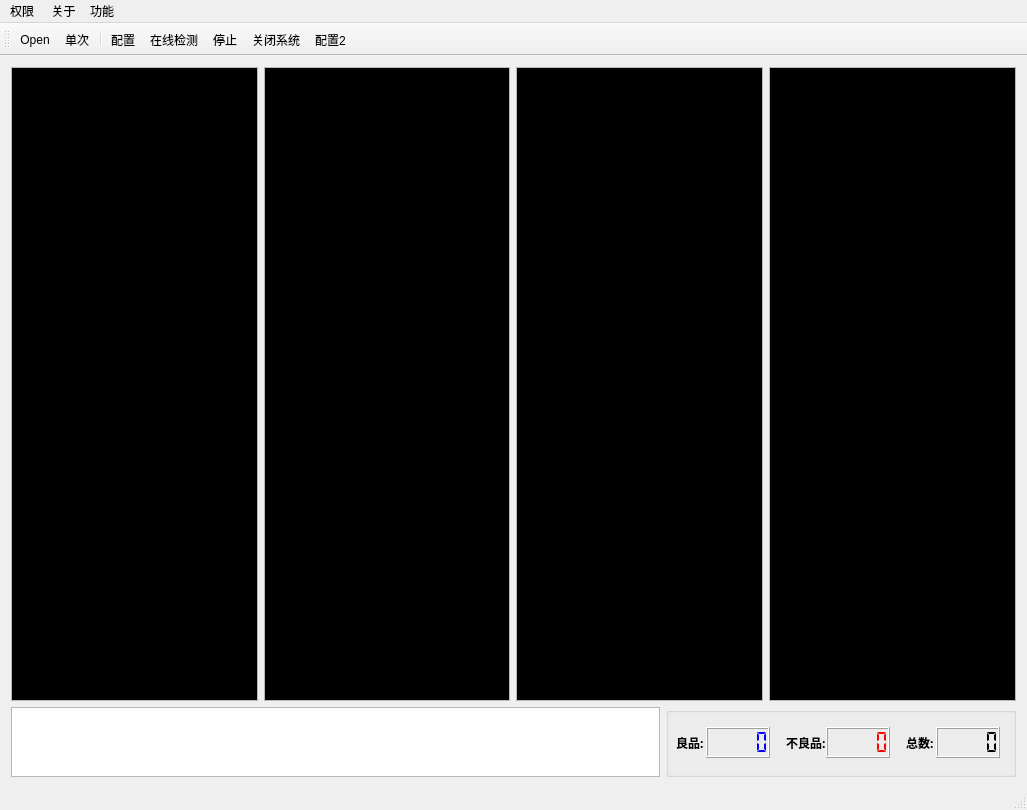
<?xml version="1.0" encoding="UTF-8"?>
<ui version="4.0">
 <class>helloClass</class>
 <widget class="QMainWindow" name="helloClass">
  <property name="geometry">
   <rect>
    <x>0</x>
    <y>0</y>
    <width>1027</width>
    <height>810</height>
   </rect>
  </property>
  <property name="windowTitle">
   <string>换向器外观检测系统</string>
  </property>
  <property name="windowIcon">
   <iconset resource="hello.qrc">
    <normaloff>:/logo/Resources/fivision.ico</normaloff>:/logo/Resources/fivision.ico</iconset>
  </property>
  <property name="toolButtonStyle">
   <enum>Qt::ToolButtonIconOnly</enum>
  </property>
  <widget class="QWidget" name="centralWidget">
   <layout class="QVBoxLayout" name="verticalLayout">
    <item>
     <layout class="QHBoxLayout" name="horizontalLayout">
      <item>
       <widget class="QScrollArea" name="scrollArea_Left">
        <property name="sizePolicy">
         <sizepolicy hsizetype="Expanding" vsizetype="Preferred">
          <horstretch>0</horstretch>
          <verstretch>0</verstretch>
         </sizepolicy>
        </property>
        <property name="widgetResizable">
         <bool>true</bool>
        </property>
        <widget class="QWidget" name="scrollAreaWidgetContentsLeft">
         <property name="geometry">
          <rect>
           <x>0</x>
           <y>0</y>
           <width>245</width>
           <height>343</height>
          </rect>
         </property>
         <layout class="QVBoxLayout" name="verticalLayout_2">
          <property name="leftMargin">
           <number>0</number>
          </property>
          <property name="topMargin">
           <number>0</number>
          </property>
          <property name="rightMargin">
           <number>0</number>
          </property>
          <property name="bottomMargin">
           <number>0</number>
          </property>
          <item>
           <widget class="QGraphicsView" name="LeftPicView">
            <property name="sizePolicy">
             <sizepolicy hsizetype="Preferred" vsizetype="Preferred">
              <horstretch>0</horstretch>
              <verstretch>0</verstretch>
             </sizepolicy>
            </property>
            <property name="maximumSize">
             <size>
              <width>1677215</width>
              <height>16777215</height>
             </size>
            </property>
            <property name="styleSheet">
             <string notr="true">background-color: rgb(0, 0, 0);</string>
            </property>
           </widget>
          </item>
         </layout>
        </widget>
       </widget>
      </item>
      <item>
       <widget class="QScrollArea" name="scrollArea_Middle">
        <property name="widgetResizable">
         <bool>true</bool>
        </property>
        <widget class="QWidget" name="scrollAreaWidgetContentsMiddle">
         <property name="geometry">
          <rect>
           <x>0</x>
           <y>0</y>
           <width>245</width>
           <height>343</height>
          </rect>
         </property>
         <layout class="QVBoxLayout" name="verticalLayout_4">
          <property name="leftMargin">
           <number>0</number>
          </property>
          <property name="topMargin">
           <number>0</number>
          </property>
          <property name="rightMargin">
           <number>0</number>
          </property>
          <property name="bottomMargin">
           <number>0</number>
          </property>
          <item>
           <widget class="QGraphicsView" name="MiddlePicView">
            <property name="styleSheet">
             <string notr="true">background-color: rgb(0, 0, 0);</string>
            </property>
           </widget>
          </item>
         </layout>
        </widget>
       </widget>
      </item>
      <item>
       <widget class="QScrollArea" name="scrollArea_SecondRight">
        <property name="widgetResizable">
         <bool>true</bool>
        </property>
        <widget class="QWidget" name="scrollAreaWidgetContentsSecondRight">
         <property name="geometry">
          <rect>
           <x>0</x>
           <y>0</y>
           <width>246</width>
           <height>343</height>
          </rect>
         </property>
         <layout class="QVBoxLayout" name="verticalLayout_5">
          <property name="leftMargin">
           <number>0</number>
          </property>
          <property name="topMargin">
           <number>0</number>
          </property>
          <property name="rightMargin">
           <number>0</number>
          </property>
          <property name="bottomMargin">
           <number>0</number>
          </property>
          <item>
           <widget class="QGraphicsView" name="SecondRightPicView">
            <property name="sizePolicy">
             <sizepolicy hsizetype="Preferred" vsizetype="Preferred">
              <horstretch>0</horstretch>
              <verstretch>0</verstretch>
             </sizepolicy>
            </property>
            <property name="minimumSize">
             <size>
              <width>0</width>
              <height>0</height>
             </size>
            </property>
            <property name="styleSheet">
             <string notr="true">background-color: rgb(0, 0, 0);</string>
            </property>
            <property name="resizeAnchor">
             <enum>QGraphicsView::NoAnchor</enum>
            </property>
           </widget>
          </item>
         </layout>
        </widget>
       </widget>
      </item>
      <item>
       <widget class="QScrollArea" name="scrollArea_Right">
        <property name="sizePolicy">
         <sizepolicy hsizetype="Expanding" vsizetype="Preferred">
          <horstretch>0</horstretch>
          <verstretch>0</verstretch>
         </sizepolicy>
        </property>
        <property name="minimumSize">
         <size>
          <width>0</width>
          <height>0</height>
         </size>
        </property>
        <property name="widgetResizable">
         <bool>true</bool>
        </property>
        <widget class="QWidget" name="scrollAreaWidgetContentsRight">
         <property name="geometry">
          <rect>
           <x>0</x>
           <y>0</y>
           <width>245</width>
           <height>343</height>
          </rect>
         </property>
         <property name="minimumSize">
          <size>
           <width>0</width>
           <height>0</height>
          </size>
         </property>
         <layout class="QVBoxLayout" name="verticalLayout_3">
          <property name="leftMargin">
           <number>0</number>
          </property>
          <property name="topMargin">
           <number>0</number>
          </property>
          <property name="rightMargin">
           <number>0</number>
          </property>
          <property name="bottomMargin">
           <number>0</number>
          </property>
          <item>
           <widget class="QGraphicsView" name="RightPicView">
            <property name="sizePolicy">
             <sizepolicy hsizetype="Preferred" vsizetype="Preferred">
              <horstretch>0</horstretch>
              <verstretch>0</verstretch>
             </sizepolicy>
            </property>
            <property name="minimumSize">
             <size>
              <width>0</width>
              <height>0</height>
             </size>
            </property>
            <property name="styleSheet">
             <string notr="true">background-color: rgb(0, 0, 0);</string>
            </property>
            <property name="resizeAnchor">
             <enum>QGraphicsView::NoAnchor</enum>
            </property>
           </widget>
          </item>
         </layout>
        </widget>
       </widget>
      </item>
     </layout>
    </item>
    <item>
     <layout class="QHBoxLayout" name="horizontalLayout_2">
      <item>
       <widget class="QTableView" name="tableView_left">
        <property name="maximumSize">
         <size>
          <width>16777215</width>
          <height>70</height>
         </size>
        </property>
       </widget>
      </item>
      <item>
       <widget class="QGroupBox" name="groupBox">
        <property name="minimumSize">
         <size>
          <width>350</width>
          <height>0</height>
         </size>
        </property>
        <property name="maximumSize">
         <size>
          <width>16777215</width>
          <height>70</height>
         </size>
        </property>
        <property name="title">
         <string/>
        </property>
        <widget class="QLCDNumber" name="lcdNumber_good">
         <property name="geometry">
          <rect>
           <x>40</x>
           <y>20</y>
           <width>64</width>
           <height>31</height>
          </rect>
         </property>
         <property name="styleSheet">
          <string notr="true">color: rgb(0, 0, 255);</string>
         </property>
         <property name="segmentStyle">
          <enum>QLCDNumber::Flat</enum>
         </property>
        </widget>
        <widget class="QLCDNumber" name="lcdNumber_bad">
         <property name="geometry">
          <rect>
           <x>160</x>
           <y>20</y>
           <width>64</width>
           <height>31</height>
          </rect>
         </property>
         <property name="styleSheet">
          <string notr="true">color: rgb(255, 0, 0);</string>
         </property>
         <property name="segmentStyle">
          <enum>QLCDNumber::Flat</enum>
         </property>
        </widget>
        <widget class="QLabel" name="label">
         <property name="geometry">
          <rect>
           <x>10</x>
           <y>30</y>
           <width>54</width>
           <height>12</height>
          </rect>
         </property>
         <property name="font">
          <font>
           <family>Aharoni</family>
           <weight>75</weight>
           <bold>true</bold>
          </font>
         </property>
         <property name="text">
          <string>良品:</string>
         </property>
        </widget>
        <widget class="QLCDNumber" name="lcdNumber_total">
         <property name="geometry">
          <rect>
           <x>270</x>
           <y>20</y>
           <width>64</width>
           <height>31</height>
          </rect>
         </property>
         <property name="segmentStyle">
          <enum>QLCDNumber::Flat</enum>
         </property>
        </widget>
        <widget class="QLabel" name="label_2">
         <property name="geometry">
          <rect>
           <x>120</x>
           <y>30</y>
           <width>54</width>
           <height>12</height>
          </rect>
         </property>
         <property name="font">
          <font>
           <family>Aharoni</family>
           <weight>75</weight>
           <bold>true</bold>
          </font>
         </property>
         <property name="text">
          <string>不良品:</string>
         </property>
        </widget>
        <widget class="QLabel" name="label_3">
         <property name="geometry">
          <rect>
           <x>240</x>
           <y>30</y>
           <width>54</width>
           <height>12</height>
          </rect>
         </property>
         <property name="font">
          <font>
           <family>Aharoni</family>
           <weight>75</weight>
           <bold>true</bold>
          </font>
         </property>
         <property name="text">
          <string>总数:</string>
         </property>
        </widget>
       </widget>
      </item>
     </layout>
    </item>
   </layout>
  </widget>
  <widget class="QMenuBar" name="menuBar">
   <property name="geometry">
    <rect>
     <x>0</x>
     <y>0</y>
     <width>1027</width>
     <height>23</height>
    </rect>
   </property>
   <widget class="QMenu" name="menu">
    <property name="title">
     <string> 关于</string>
    </property>
    <addaction name="About"/>
   </widget>
   <widget class="QMenu" name="menu_2">
    <property name="title">
     <string>权限</string>
    </property>
    <addaction name="OnEnginer"/>
    <addaction name="OnOperator"/>
   </widget>
   <widget class="QMenu" name="menu_3">
    <property name="title">
     <string>功能</string>
    </property>
    <addaction name="OnLRC"/>
    <addaction name="OnDeltaDebug"/>
   </widget>
   <addaction name="menu_2"/>
   <addaction name="menu"/>
   <addaction name="menu_3"/>
  </widget>
  <widget class="QToolBar" name="mainToolBar">
   <property name="sizePolicy">
    <sizepolicy hsizetype="Preferred" vsizetype="Maximum">
     <horstretch>0</horstretch>
     <verstretch>0</verstretch>
    </sizepolicy>
   </property>
   <property name="maximumSize">
    <size>
     <width>15000</width>
     <height>48</height>
    </size>
   </property>
   <property name="sizeIncrement">
    <size>
     <width>0</width>
     <height>48</height>
    </size>
   </property>
   <property name="iconSize">
    <size>
     <width>48</width>
     <height>48</height>
    </size>
   </property>
   <attribute name="toolBarArea">
    <enum>TopToolBarArea</enum>
   </attribute>
   <attribute name="toolBarBreak">
    <bool>false</bool>
   </attribute>
   <addaction name="Open"/>
   <addaction name="OnRun"/>
   <addaction name="separator"/>
   <addaction name="Configure"/>
   <addaction name="OnLineRun"/>
   <addaction name="OnStop"/>
   <addaction name="ShutDown"/>
   <addaction name="Configure2"/>
  </widget>
  <widget class="QStatusBar" name="statusBar">
   <property name="enabled">
    <bool>true</bool>
   </property>
  </widget>
  <action name="Configure">
   <property name="icon">
    <iconset>
     <normalon>:/icon/Resources/icon/01.ico</normalon>
     <activeon>:/icon/Resources/icon/02.ico</activeon>
    </iconset>
   </property>
   <property name="text">
    <string>配置</string>
   </property>
  </action>
  <action name="OnRun">
   <property name="icon">
    <iconset resource="hello.qrc">
     <normaloff>:/icon/Resources/icon/15.ico</normaloff>
     <normalon>:/icon/Resources/icon/15.ico</normalon>
     <activeoff>:/icon/Resources/icon/16.ico</activeoff>
     <activeon>:/icon/Resources/icon/16.ico</activeon>:/icon/Resources/icon/15.ico</iconset>
   </property>
   <property name="text">
    <string>单次</string>
   </property>
  </action>
  <action name="Open">
   <property name="icon">
    <iconset>
     <normalon>:/icon/Resources/icon/13.ico</normalon>
     <activeon>:/icon/Resources/icon/14.ico</activeon>
    </iconset>
   </property>
   <property name="text">
    <string>Open</string>
   </property>
  </action>
  <action name="About">
   <property name="checkable">
    <bool>true</bool>
   </property>
   <property name="text">
    <string>关于……</string>
   </property>
   <property name="toolTip">
    <string>关于……</string>
   </property>
  </action>
  <action name="Configure2">
   <property name="icon">
    <iconset resource="hello.qrc">
     <normaloff>:/icon/Resources/icon/01.ico</normaloff>:/icon/Resources/icon/01.ico</iconset>
   </property>
   <property name="text">
    <string>配置2</string>
   </property>
   <property name="toolTip">
    <string>配置2</string>
   </property>
  </action>
  <action name="ShutDown">
   <property name="icon">
    <iconset resource="hello.qrc">
     <normaloff>:/icon/Resources/icon/09.ico</normaloff>:/icon/Resources/icon/09.ico</iconset>
   </property>
   <property name="text">
    <string>关闭系统</string>
   </property>
   <property name="toolTip">
    <string>关闭系统</string>
   </property>
  </action>
  <action name="OnLineRun">
   <property name="icon">
    <iconset resource="hello.qrc">
     <normaloff>:/icon/Resources/icon/03.ico</normaloff>
     <activeoff>:/icon/Resources/icon/04.ico</activeoff>:/icon/Resources/icon/03.ico</iconset>
   </property>
   <property name="text">
    <string>在线检测</string>
   </property>
   <property name="toolTip">
    <string>在线检测</string>
   </property>
  </action>
  <action name="button_other">
   <property name="icon">
    <iconset resource="hello.qrc">
     <normaloff>:/icon/Resources/icon/11.ico</normaloff>
     <activeoff>:/icon/Resources/icon/12.ico</activeoff>:/icon/Resources/icon/11.ico</iconset>
   </property>
   <property name="text">
    <string>other</string>
   </property>
   <property name="toolTip">
    <string>其他</string>
   </property>
  </action>
  <action name="OnStop">
   <property name="icon">
    <iconset resource="hello.qrc">
     <normaloff>:/icon/Resources/icon/07.ico</normaloff>
     <activeoff>:/icon/Resources/icon/08.ico</activeoff>:/icon/Resources/icon/07.ico</iconset>
   </property>
   <property name="text">
    <string>停止</string>
   </property>
   <property name="toolTip">
    <string>停止</string>
   </property>
  </action>
  <action name="OnEnginer">
   <property name="text">
    <string>工程师</string>
   </property>
  </action>
  <action name="OnOperator">
   <property name="text">
    <string>操作员</string>
   </property>
  </action>
  <action name="OnLRC">
   <property name="text">
    <string>LRC</string>
   </property>
  </action>
  <action name="OnDeltaDebug">
   <property name="text">
    <string>调试</string>
   </property>
  </action>
 </widget>
 <layoutdefault spacing="6" margin="11"/>
 <resources>
  <include location="hello.qrc"/>
 </resources>
 <connections/>
</ui>
